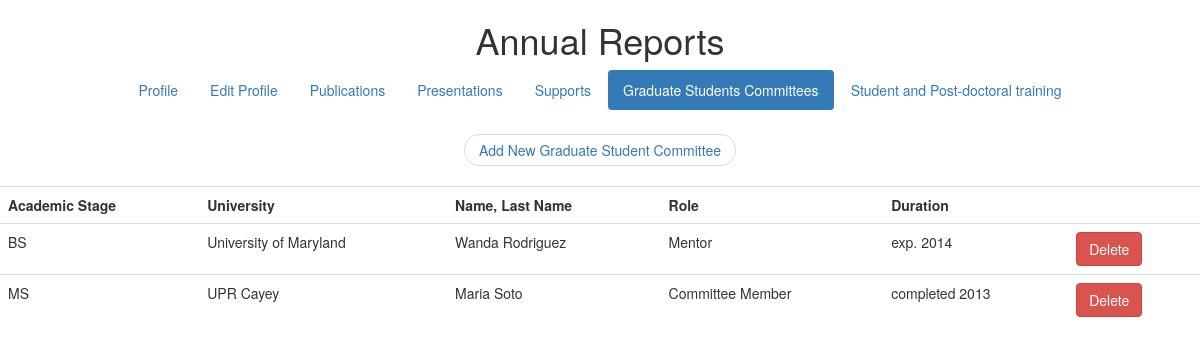
Page /grad.php (signed in) on the committed database.
### tables this page shows
CREATE TABLE `grad` (
  `academic` varchar(140) DEFAULT NULL,
  `university` varchar(140) DEFAULT NULL,
  `name` varchar(140) DEFAULT NULL,
  `role` varchar(140) DEFAULT NULL,
  `duration` varchar(140) DEFAULT NULL,
  `grad_id` int(9) NOT NULL AUTO_INCREMENT,
  `UserNameID` int(9) DEFAULT NULL,
  PRIMARY KEY (`grad_id`)
);

### grad.php (the view, shortened to what this page needs)
<?php
$servername = "localhost";
$username = "cdejesus";
$password = "chrisoname@gmail.com";
$dbname = "informes";
$con = new mysqli($servername, $username, $password, $dbname);
?>
<!DOCTYPE html>
<html lang="en">
  <head>
    <link href="css/bootstrap.min.css" rel="stylesheet">
        <link rel="stylesheet" type="text/css" href="css/custom.css">
  </head>
<?php
function AllPres($con){
                $sql_temp = "Select * from grad where UserNameID = %u;";
		$query = sprintf($sql_temp, $_SESSION['UserNameID']);
                $result = $con->query($query);
		echo "<table class='table'> ";
		echo "<th> Academic Stage </th>";
		echo "<th> University </th>";
		echo "<th> Name, Last Name</th>";
		echo "<th> Role </th>";
		echo "<th> Duration </th>";
    echo "<th>  </th>";
		while($row = $result->fetch_assoc()) {
  			echo "<tr>";
			echo "<td>".$row["academic"]."</td>" ;
			echo "<td>".$row["university"]."</td>" ;
			echo "<td>".$row["name"]."</td>" ;
			echo "<td>".$row["role"]."</td>" ;
			echo "<td>".$row["duration"]."</td>" ;
              echo "<td><form> <input type='number' name='grad_id' value='".$row["grad_id"]."' hidden><button type='submit' class='btn btn-danger' formmethod='post' formaction='conecDelGrad.php' name='submit' value='submit'>Delete</button></form></td>";
			echo "</tr>" ;
        		}
		echo "</table>";
                }
?>
</body>
  <body>
<center>
   <h1>Annual Reports</h1>
<div class="row">
  <div class="span12 centered-pills">
     <ul class="nav nav-pills">
        <li role="presentation"><a href="profile.php">Profile</a></li>
        <li role="presentation"><a href="editprofile.php">Edit Profile</a></li>
	<li role="presentation" ><a href="publicaciones.php">Publications</a></li>
	<li role="presentation" ><a href="presentaciones.php">Presentations</a></li>
	<li role="presentation" ><a href="support.php">Supports</a></li>
	<li role="presentation"class="active"><a href="grad.php">Graduate Students Committees</a></li>
	<li role="presentation"><a href="training.php">Student and Post-doctoral training</a></li>
         </ul>
</div>
</div>
<nav>
  <ul class="pager">
    <li><a href="conecNewGrad.php">Add New Graduate Student Committee</a></li>
  </ul>
</nav>
<?php
AllPres($con);
?>
  </body>
</html>

### css/custom.css (style rules this page uses)
.centered-pills { text-align:center; }
.centered-pills ul.nav-pills { display:inline-block; }
.centered-pills li { display:inline; }
.centered-pills a { float:left; }

### rows in the picture
grad: academic "BS", university "University of Maryland", name "Wanda Rodriguez", role "Mentor", duration "exp. 2014"
grad: academic "MS", university "UPR Cayey", name "Maria Soto", role "Committee Member", duration "completed 2013"
